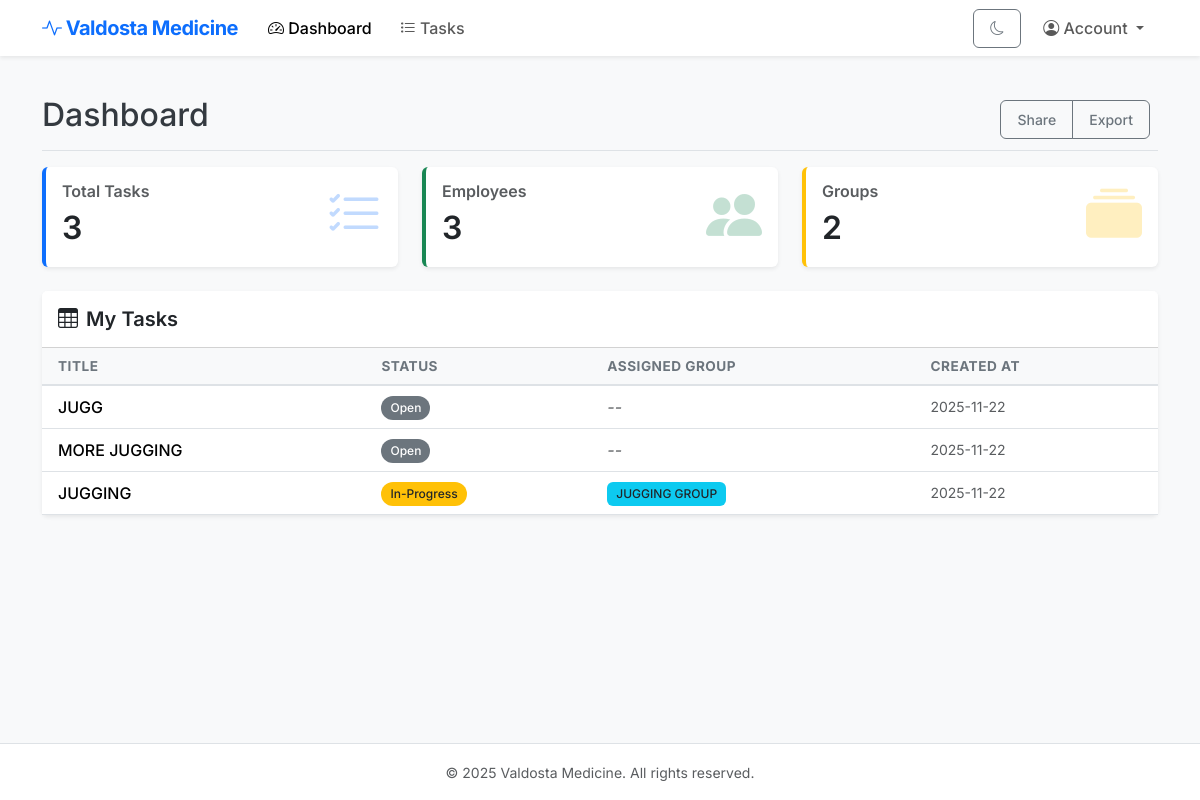
/dashboard (signed in), run on the app's committed database.
### models.py (models this page shows, shortened)
class Task(db.Model):
    __tablename__ = "tasks"
    id = db.Column(db.Integer, primary_key=True)
    title = db.Column(db.String(200), nullable=False)
    description = db.Column(db.Text)
    status_id = db.Column(db.Integer, db.ForeignKey("task_statuses.id"))
    assigned_user_id = db.Column(db.Integer, db.ForeignKey("users.id"), nullable=True)
    assigned_group_id = db.Column(db.Integer, db.ForeignKey("groups.id"), nullable=True)
    created_by_user_id = db.Column(db.Integer, db.ForeignKey("users.id"), nullable=False)
    created_at = db.Column(db.DateTime)
    completed_at = db.Column(db.DateTime, nullable=True)
    status = db.relationship("TaskStatus", back_populates="tasks")
    assignee = db.relationship("User", foreign_keys=[assigned_user_id])
    assigned_group = db.relationship("Group", back_populates="tasks")
    creator = db.relationship("User", back_populates="created_tasks", foreign_keys=[created_by_user_id])
    comments = db.relationship("TaskComment", back_populates="task", order_by="TaskComment.created_at", cascade="all, delete-orphan")

class TaskStatus(db.Model):
    __tablename__ = "task_statuses"
    id = db.Column(db.Integer, primary_key=True)
    label = db.Column(db.String(50), unique=True, nullable=False)
    is_default = db.Column(db.Boolean, default=False)
    tasks = db.relationship("Task", back_populates="status")

class Group(db.Model):
    __tablename__ = "groups"
    id = db.Column(db.Integer, primary_key=True)
    name = db.Column(db.String(100), unique=True, nullable=False)
    description = db.Column(db.Text)
    is_admin_group = db.Column(db.Boolean, default=False)
    users = db.relationship("User", secondary="user_groups", back_populates="groups")
    tasks = db.relationship("Task", back_populates="assigned_group")

### app.py (the view)
    @app.route("/dashboard")
    @login_required
    def dashboard():
        user = User.query.get(session["user_id"])
        if not user:
            session.clear()
            flash("Your account no longer exists. Please contact an administrator.", "danger")
            return redirect(url_for("login"))
        my_tasks = Task.query.filter(
            (Task.assigned_user_id == user.id) |
            (Task.assigned_group_id.in_([g.id for g in user.groups]))
        ).all()
        open_tasks = Task.query.count()
        employees_count = Employee.query.count()
        groups_count = Group.query.count()
        return render_template(
            "dashboard.html",
            user=user,
            my_tasks=my_tasks,
            open_tasks=open_tasks,
            employees_count=employees_count,
            groups_count=groups_count
        )

### models.py (called while the page is built)
    def is_admin(self):
        return any(g.is_admin_group for g in self.groups)

### templates/dashboard.html
{% extends "base.html" %}
{% block content %}
<div class="d-flex justify-content-between flex-wrap flex-md-nowrap align-items-center pt-3 pb-2 mb-3 border-bottom">
    <h1 class="h2">Dashboard</h1>
    <div class="btn-toolbar mb-2 mb-md-0">
        <div class="btn-group me-2">
            <button type="button" class="btn btn-sm btn-outline-secondary">Share</button>
            <button type="button" class="btn btn-sm btn-outline-secondary">Export</button>
        </div>
    </div>
</div>
<div class="row mb-4">
  <div class="col-md-4">
    <a href="{{ url_for('tasks') }}" class="text-decoration-none">
      <div class="card h-100 border-start border-primary border-4 stat-card">
        <div class="card-body d-flex align-items-center">
          <div class="flex-grow-1">
              <h6 class="card-subtitle mb-2 text-muted">Total Tasks</h6>
              <h2 class="card-title mb-0">{{ open_tasks }}</h2>
          </div>
          <div class="display-4 text-primary opacity-25"><i class="bi bi-list-check"></i></div>
        </div>
      </div>
    </a>
  </div>
  <div class="col-md-4">
    <a href="{{ url_for('employees') }}" class="text-decoration-none">
      <div class="card h-100 border-start border-success border-4 stat-card">
        <div class="card-body d-flex align-items-center">
          <div class="flex-grow-1">
              <h6 class="card-subtitle mb-2 text-muted">Employees</h6>
              <h2 class="card-title mb-0">{{ employees_count }}</h2>
          </div>
          <div class="display-4 text-success opacity-25"><i class="bi bi-people-fill"></i></div>
        </div>
      </div>
    </a>
  </div>
  <div class="col-md-4">
    <a href="{{ url_for('groups') }}" class="text-decoration-none">
      <div class="card h-100 border-start border-warning border-4 stat-card">
        <div class="card-body d-flex align-items-center">
          <div class="flex-grow-1">
              <h6 class="card-subtitle mb-2 text-muted">Groups</h6>
              <h2 class="card-title mb-0">{{ groups_count }}</h2>
          </div>
          <div class="display-4 text-warning opacity-25"><i class="bi bi-collection-fill"></i></div>
        </div>
      </div>
    </a>
  </div>
</div>
<div class="card shadow-sm">
    <div class="card-header bg-white py-3">
        <h5 class="card-title mb-0"><i class="bi bi-table me-2"></i>My Tasks</h5>
    </div>
    <div class="card-body p-0">
        <div class="table-responsive">
            <table class="table table-hover mb-0">
              <thead class="table-light">
                <tr>
                  <th scope="col" class="ps-3">Title</th>
                  <th scope="col">Status</th>
                  <th scope="col">Assigned Group</th>
                  <th scope="col">Created At</th>
                </tr>
              </thead>
              <tbody>
                {% for t in my_tasks %}
                <tr>
                  <td class="ps-3 fw-medium">{{ t.title }}</td>
                  <td>
                      <span class="badge rounded-pill
                        {% if t.status.label == 'Complete' %}bg-success
                        {% elif t.status.label == 'In-Progress' %}bg-warning text-dark
                        {% else %}bg-secondary{% endif %}">
                        {{ t.status.label if t.status else 'None' }}
                      </span>
                  </td>
                  <td>
                      {% if t.assigned_group %}
                        <span class="badge bg-info text-dark">{{ t.assigned_group.name }}</span>
                      {% else %}
                        <span class="text-muted fst-italic">--</span>
                      {% endif %}
                  </td>
                  <td class="text-muted small">{{ t.created_at.strftime('%Y-%m-%d') if t.created_at else '' }}</td>
                </tr>
                {% else %}
                <tr>
                    <td colspan="4" class="text-center py-4 text-muted">No tasks found assigned to you.</td>
                </tr>
                {% endfor %}
              </tbody>
            </table>
        </div>
    </div>
</div>
{% endblock %}

### static/style.css (style rules this page uses)
body { font-family: 'Inter', sans-serif; background-color: #f8f9fa; color: #343a40; }
h1, h2, h3, h4, h5, h6 { font-weight: 600; color: #212529; }
.card { border: none; box-shadow: 0 0.125rem 0.25rem rgba(0, 0, 0, 0.075); transition: transform 0.2s ease-in-out, box-shadow 0.2s ease-in-out; }
.btn { border-radius: 0.375rem; font-weight: 500; padding: 0.5rem 1rem; }
.table { vertical-align: middle; }
.table thead th { border-top: none; border-bottom: 2px solid #dee2e6; font-size: 0.85rem; text-transform: uppercase; letter-spacing: 0.5px; color: #6c757d; }
.badge { font-weight: 500; padding: 0.5em 0.75em; }
.stat-card { transition: transform 0.2s ease, box-shadow 0.2s ease; }
body, .card, .navbar, .footer, .table, .modal-content, .form-control, .form-select, .dropdown-menu, .badge, .nav-link, .btn { transition: background-color .25s ease, color .25s ease, border-color .25s ease, box-shadow .25s ease; }

### data on the page
Task: title "JUGG", status "Open", created_at "2025-11-22"
Task: title "MORE JUGGING", status "Open", created_at "2025-11-22"
Task: title "JUGGING", status "In-Progress", assigned_group.name "JUGGING GROUP", created_at "2025-11-22"

### other printed values
{{ open_tasks }} "3"
{{ employees_count }} "3"
{{ groups_count }} "2"
